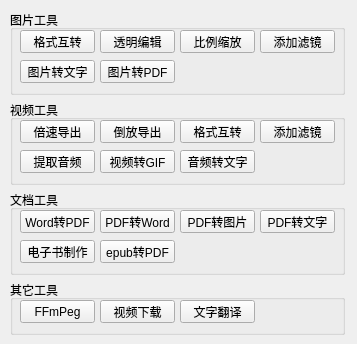
<?xml version="1.0" encoding="UTF-8"?>
<ui version="4.0">
 <class>ToolKitsClass</class>
 <widget class="QWidget" name="ToolKitsClass">
  <property name="geometry">
   <rect>
    <x>0</x>
    <y>0</y>
    <width>357</width>
    <height>344</height>
   </rect>
  </property>
  <property name="minimumSize">
   <size>
    <width>357</width>
    <height>344</height>
   </size>
  </property>
  <property name="maximumSize">
   <size>
    <width>357</width>
    <height>344</height>
   </size>
  </property>
  <property name="windowTitle">
   <string>Maingift工具箱</string>
  </property>
  <widget class="QGroupBox" name="ImageTools">
   <property name="geometry">
    <rect>
     <x>10</x>
     <y>10</y>
     <width>335</width>
     <height>85</height>
    </rect>
   </property>
   <property name="title">
    <string>图片工具</string>
   </property>
   <widget class="QPushButton" name="img2img">
    <property name="geometry">
     <rect>
      <x>10</x>
      <y>20</y>
      <width>75</width>
      <height>23</height>
     </rect>
    </property>
    <property name="text">
     <string>格式互转</string>
    </property>
   </widget>
   <widget class="QPushButton" name="transparent">
    <property name="geometry">
     <rect>
      <x>90</x>
      <y>20</y>
      <width>75</width>
      <height>23</height>
     </rect>
    </property>
    <property name="text">
     <string>透明编辑</string>
    </property>
   </widget>
   <widget class="QPushButton" name="scale">
    <property name="geometry">
     <rect>
      <x>170</x>
      <y>20</y>
      <width>75</width>
      <height>23</height>
     </rect>
    </property>
    <property name="text">
     <string>比例缩放</string>
    </property>
   </widget>
   <widget class="QPushButton" name="addImg">
    <property name="geometry">
     <rect>
      <x>250</x>
      <y>20</y>
      <width>75</width>
      <height>23</height>
     </rect>
    </property>
    <property name="text">
     <string>添加滤镜</string>
    </property>
   </widget>
   <widget class="QPushButton" name="img2text">
    <property name="geometry">
     <rect>
      <x>10</x>
      <y>50</y>
      <width>75</width>
      <height>23</height>
     </rect>
    </property>
    <property name="text">
     <string>图片转文字</string>
    </property>
   </widget>
   <widget class="QPushButton" name="img2pdf">
    <property name="geometry">
     <rect>
      <x>90</x>
      <y>50</y>
      <width>75</width>
      <height>23</height>
     </rect>
    </property>
    <property name="text">
     <string>图片转PDF</string>
    </property>
   </widget>
  </widget>
  <widget class="QGroupBox" name="VideoTools">
   <property name="geometry">
    <rect>
     <x>10</x>
     <y>100</y>
     <width>335</width>
     <height>85</height>
    </rect>
   </property>
   <property name="title">
    <string>视频工具</string>
   </property>
   <widget class="QPushButton" name="mutispeed">
    <property name="geometry">
     <rect>
      <x>10</x>
      <y>20</y>
      <width>75</width>
      <height>23</height>
     </rect>
    </property>
    <property name="text">
     <string>倍速导出</string>
    </property>
   </widget>
   <widget class="QPushButton" name="backrun">
    <property name="geometry">
     <rect>
      <x>90</x>
      <y>20</y>
      <width>75</width>
      <height>23</height>
     </rect>
    </property>
    <property name="text">
     <string>倒放导出</string>
    </property>
   </widget>
   <widget class="QPushButton" name="v2v">
    <property name="geometry">
     <rect>
      <x>170</x>
      <y>20</y>
      <width>75</width>
      <height>23</height>
     </rect>
    </property>
    <property name="text">
     <string>格式互转</string>
    </property>
   </widget>
   <widget class="QPushButton" name="addVideo">
    <property name="geometry">
     <rect>
      <x>250</x>
      <y>20</y>
      <width>75</width>
      <height>23</height>
     </rect>
    </property>
    <property name="text">
     <string>添加滤镜</string>
    </property>
   </widget>
   <widget class="QPushButton" name="extractAudio">
    <property name="geometry">
     <rect>
      <x>10</x>
      <y>50</y>
      <width>75</width>
      <height>23</height>
     </rect>
    </property>
    <property name="text">
     <string>提取音频</string>
    </property>
   </widget>
   <widget class="QPushButton" name="v2gif">
    <property name="geometry">
     <rect>
      <x>90</x>
      <y>50</y>
      <width>75</width>
      <height>23</height>
     </rect>
    </property>
    <property name="text">
     <string>视频转GIF</string>
    </property>
   </widget>
   <widget class="QPushButton" name="audio2text">
    <property name="geometry">
     <rect>
      <x>170</x>
      <y>50</y>
      <width>75</width>
      <height>23</height>
     </rect>
    </property>
    <property name="text">
     <string>音频转文字</string>
    </property>
   </widget>
  </widget>
  <widget class="QGroupBox" name="DocumentTools">
   <property name="geometry">
    <rect>
     <x>10</x>
     <y>190</y>
     <width>335</width>
     <height>85</height>
    </rect>
   </property>
   <property name="title">
    <string>文档工具</string>
   </property>
   <widget class="QPushButton" name="word2pdf">
    <property name="geometry">
     <rect>
      <x>10</x>
      <y>20</y>
      <width>75</width>
      <height>23</height>
     </rect>
    </property>
    <property name="text">
     <string>Word转PDF</string>
    </property>
   </widget>
   <widget class="QPushButton" name="pdf2word">
    <property name="geometry">
     <rect>
      <x>90</x>
      <y>20</y>
      <width>75</width>
      <height>23</height>
     </rect>
    </property>
    <property name="text">
     <string>PDF转Word</string>
    </property>
   </widget>
   <widget class="QPushButton" name="pdf2text">
    <property name="geometry">
     <rect>
      <x>250</x>
      <y>20</y>
      <width>75</width>
      <height>23</height>
     </rect>
    </property>
    <property name="text">
     <string>PDF转文字</string>
    </property>
   </widget>
   <widget class="QPushButton" name="pdf2img">
    <property name="geometry">
     <rect>
      <x>170</x>
      <y>20</y>
      <width>75</width>
      <height>23</height>
     </rect>
    </property>
    <property name="text">
     <string>PDF转图片</string>
    </property>
   </widget>
   <widget class="QPushButton" name="epub">
    <property name="geometry">
     <rect>
      <x>10</x>
      <y>50</y>
      <width>75</width>
      <height>23</height>
     </rect>
    </property>
    <property name="text">
     <string>电子书制作</string>
    </property>
   </widget>
   <widget class="QPushButton" name="epub2pdf">
    <property name="geometry">
     <rect>
      <x>90</x>
      <y>50</y>
      <width>75</width>
      <height>23</height>
     </rect>
    </property>
    <property name="text">
     <string>epub转PDF</string>
    </property>
   </widget>
  </widget>
  <widget class="QGroupBox" name="OtherTools">
   <property name="geometry">
    <rect>
     <x>10</x>
     <y>280</y>
     <width>335</width>
     <height>55</height>
    </rect>
   </property>
   <property name="title">
    <string>其它工具</string>
   </property>
   <widget class="QPushButton" name="ffmpeg">
    <property name="geometry">
     <rect>
      <x>10</x>
      <y>20</y>
      <width>75</width>
      <height>23</height>
     </rect>
    </property>
    <property name="text">
     <string>FFmPeg</string>
    </property>
   </widget>
   <widget class="QPushButton" name="youGet">
    <property name="geometry">
     <rect>
      <x>90</x>
      <y>20</y>
      <width>75</width>
      <height>23</height>
     </rect>
    </property>
    <property name="text">
     <string>视频下载</string>
    </property>
   </widget>
   <widget class="QPushButton" name="translation">
    <property name="geometry">
     <rect>
      <x>170</x>
      <y>20</y>
      <width>75</width>
      <height>23</height>
     </rect>
    </property>
    <property name="text">
     <string>文字翻译</string>
    </property>
   </widget>
  </widget>
 </widget>
 <layoutdefault spacing="6" margin="11"/>
 <resources>
  <include location="toolkits.qrc"/>
 </resources>
 <connections/>
</ui>
